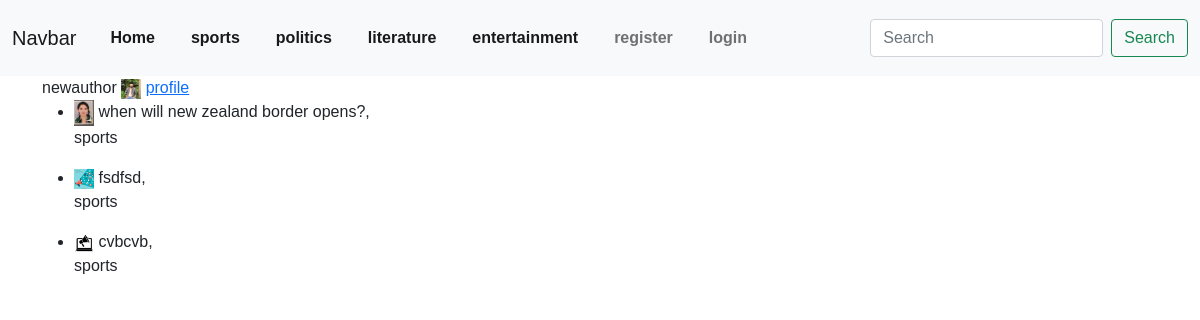
Page /2/author on the committed database.
### mypost/models.py (models this page shows, shortened)
class category(models.Model):
    name= models.CharField(max_length=255)
    def __str__(self):
        return (self.name)

class profile(models.Model):
    user= models.OneToOneField(User,on_delete=models.CASCADE)
    bio=models.TextField()
    image= models.ImageField(null=True,blank=True, upload_to = "images/")

class post(models.Model):
    title= models.CharField(max_length=255)
    author=models.ForeignKey(User,on_delete=models.CASCADE)
    content=models.TextField()
    Category = models.CharField(max_length=255)
    image= models.ImageField(null=True,blank=True, upload_to = "images/")
    post_date= models.DateTimeField(auto_now_add=True)

### mypost/views.py (the view)
# urls.py: path("<int:pk>/author",authorview, name="author"),
def authorview(request,pk ):
    user_post = post.objects.filter(author=pk)
    user_name= profile.objects.filter(user=pk)
    cat_menu= category.objects.all()
    return render(request,"author.html",{"user_post": user_post,'cat_menu':cat_menu,"user_name": user_name})

### mypost/templates/author.html
{% extends "base.html" %}
{% load static %}
{% block content %}
{% for user in user_name%}
{{user.user}}
{% if user.image %}
<img src='{{user.image.url}}' width="20px">
{% else %}
<img src="{% static 'mypost/img/IMG_1687-min_11zon.jpg' %}" width="20px">
{% endif %}
<a href="{% url 'profile' user.pk %}">profile</a>
{% endfor %}
{% for post in user_post %}
<ul>
    <li>
        {% if post.image %}
      <img src="  {{post.image.url}}" width="20px;">
      {% endif  %}
{{post.title}},<br>
{{post.Category}}
</li>
</ul>
{% endfor %}
{% endblock %}

### mypost/templates/base.html (shortened to what this page needs)
{% load static %}
<!doctype html>
<html lang="en">
  <head>
    <link href="https://cdn.jsdelivr.net/npm/bootstrap@5.0.2/dist/css/bootstrap.min.css" rel="stylesheet">
    <link rel="stylesheet" type="text/css" href= "{% static 'css/style.css' %}">
  </head>
  <body>
    <nav class="navbar navbar-expand-lg navbar-light bg-light">
      <div class="container-fluid">
        <a class="navbar-brand" href="#">Navbar</a>
        <div class="collapse navbar-collapse" id="navbarSupportedContent">
          <ul class="navbar-nav me-auto mb-2 mb-lg-0">
            <li class="nav-item">
              <a class="nav-link active" aria-current="page" href="{% url 'home' %}">Home</a>
            </li>
            {% for items in cat_menu %}
            <li class="nav-item">
              <a class="nav-link active" aria-current="page" href="{% url 'category' items %}">{{items}}</a>
            </li>
              {% endfor%}
            {% if user.is_authenticated %}
            <li class="nav-item">
              <a class="nav-link" href="{% url 'article-create' %}">createpost</a>
            </li>
            {% else %}
            <li class="nav-item">
              <a class="nav-link " href="{% url 'register' %}" tabindex="-1" aria-disabled="true">register</a>
            </li>
            <li class="nav-item">
              <a class="nav-link " href="{% url 'login' %}" tabindex="-1" aria-disabled="true">login</a>
            </li>
            {% endif %}
          </ul>
          <form class="d-flex" method= POST action="{% url 'search'  %}">
            <input class="form-control me-2" type="search" placeholder="Search" aria-label="Search" name="searched">            <button class="btn btn-outline-success" type="submit">Search</button>
          </form>
        </div>
      </div>
    </nav>
    <div class="container">
    {% block content%}
    {% endblock %}
    </div>
  </body>
</html>

### mypost/static/css/style.css (style rules this page uses)
body { font-family: Arial, Helvetica, sans-serif; }
nav { background-color: #cc9215; }
nav ul li { display: inline-block; padding: 10px; }
nav ul li a { text-decoration: none; font-weight: 700; }

### rows in the picture
category: name "sports"
category: name "politics"
category: name "literature"
category: name "entertainment"
profile: user "newauthor", image (picture)
post: image (picture), title "when will new zealand border opens?", Category "sports"
post: image (picture), title "fsdfsd", Category "sports"
post: image (picture), title "cvbcvb", Category "sports"
